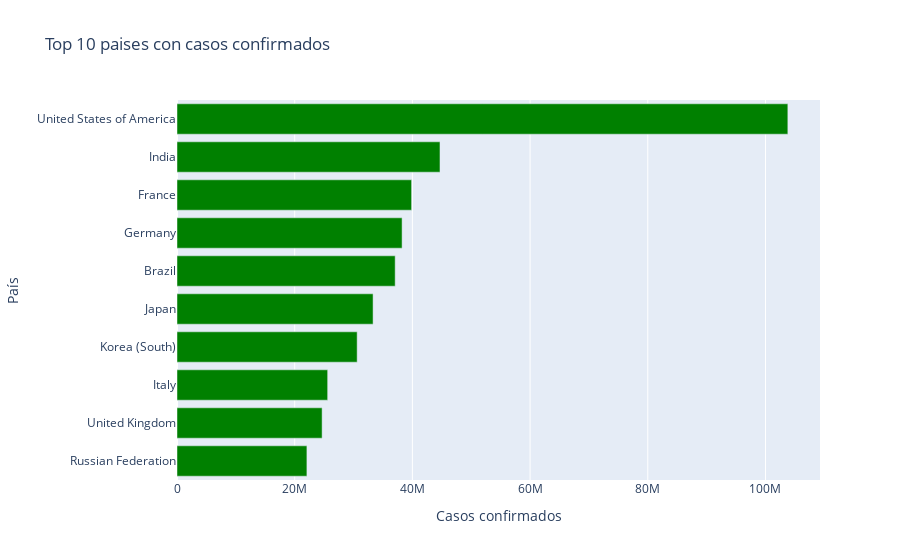

The cell this chart's notebook holds for it:
### Code cell
def horizontal_bar_chart(df, x, y, title, x_label, y_label, color):
    fig = px.bar(df, x=x, y=y, orientation='h', title=title, 
                 labels={x.name: x_label,
                         y.name: y_label}, color_discrete_sequence=[color])
    fig.update_layout(yaxis={'categoryorder': 'total ascending'})
    fig.show()
    
TotalConfirmed_top10 = df_clean.groupby('Country').max().sort_values('TotalConfirmed', ascending=False)[:10]
horizontal_bar_chart(TotalConfirmed_top10,TotalConfirmed_top10.TotalConfirmed, TotalConfirmed_top10.index,
                     'Top 10 paises con casos confirmados', 'Casos confirmados','País','green')

### Figure 1 — Plotly figure (JSON) as saved in the notebook; plotly's stock layout.template omitted (floating-point values rounded to 4 significant figures)
{"data": [{"alignmentgroup": "True", "hovertemplate": "Casos confirmados=%{x}<br>País=%{y}<extra></extra>", "legendgroup": "", "marker": {"color": "green", "pattern": {"shape": ""}}, "name": "", "offsetgroup": "", "orientation": "h", "showlegend": false, "textposition": "auto", "type": "bar", "x": [103802702, 44690738, 39866718, 38249060, 37076053, 33320438, 30615522, 25603510, 24658705, 22075858], "xaxis": "x", "y": ["United States of America", "India", "France", "Germany", "Brazil", "Japan", "Korea (South)", "Italy", "United Kingdom", "Russian Federation"], "yaxis": "y"}], "layout": {"barmode": "relative", "legend": {"tracegroupgap": 0}, "title": {"text": "Top 10 paises con casos confirmados"}, "xaxis": {"anchor": "y", "domain": [0, 1], "title": {"text": "Casos confirmados"}}, "yaxis": {"anchor": "x", "categoryorder": "total ascending", "domain": [0, 1], "title": {"text": "País"}}}}
